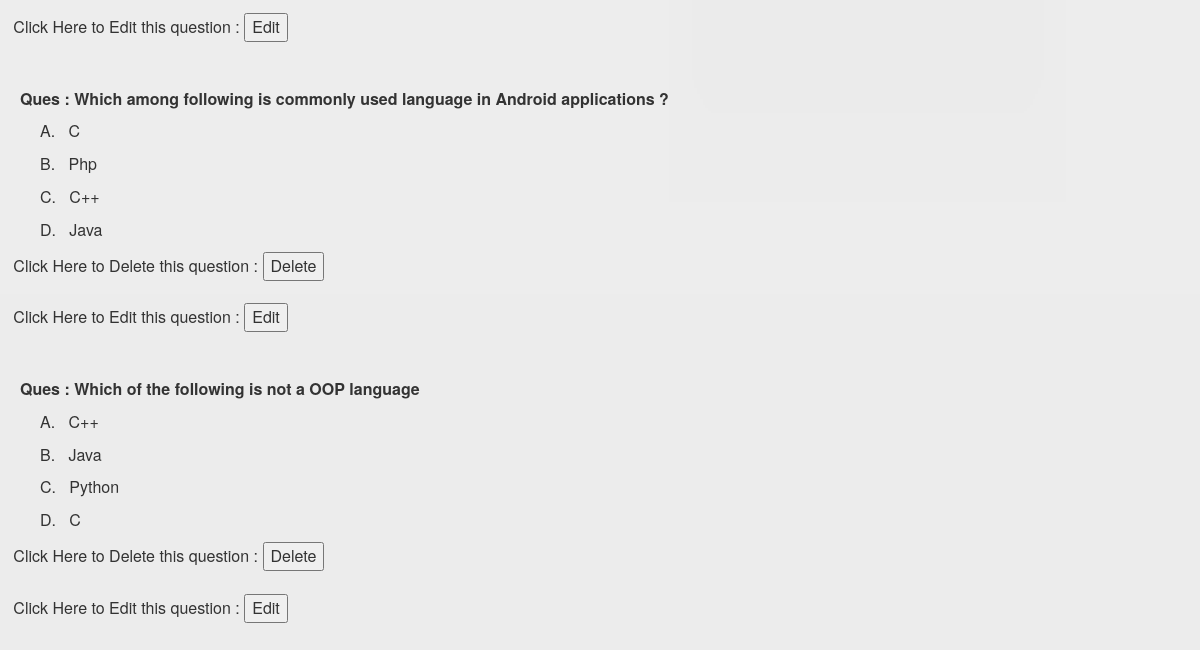
The page /testapp/viewQuestion/ (signed in, lower part) on the database as committed earlier.
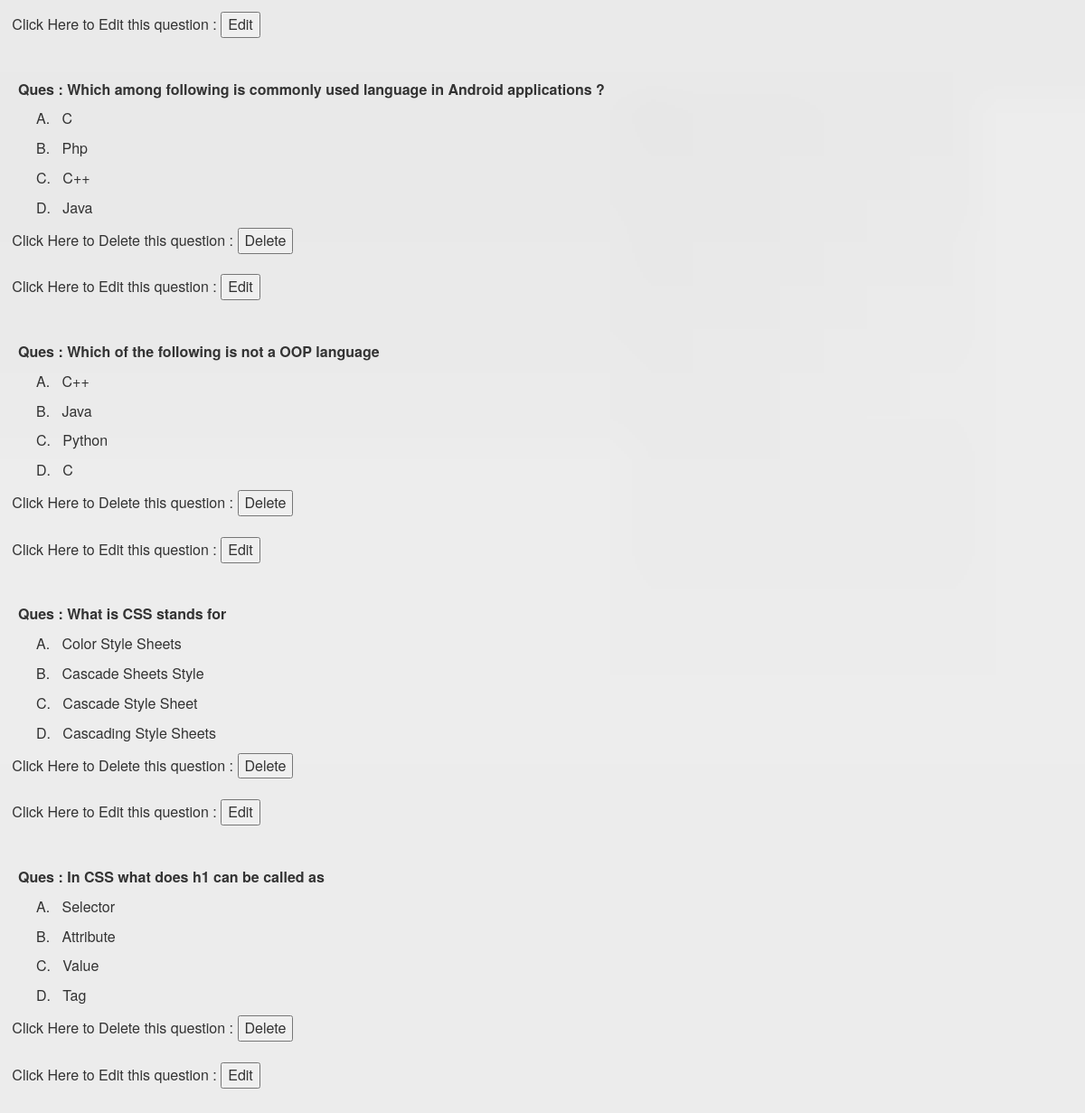
The same page on the database as committed later.
### testapp/models.py (models this page shows, shortened)
class Question(models.Model):
    question = models.CharField(max_length=200)
    A = models.CharField(max_length=200)
    B = models.CharField(max_length=200)
    C = models.CharField(max_length=200)
    D = models.CharField(max_length=200)
    answer = models.CharField(max_length=10)

### testapp/views.py (the view)
# urls.py: path('viewQuestion/',viewQuestion,name='viewQuestion'),
def viewQuestion(request):
    if request.user.is_staff:
        questions = Question.objects.all()
        count = questions.count()
        data={'questions' : questions,'total':count}
        return render(request,'testapp/view-question.html',data)
    else:
        return redirect('home:home')

### templates/testapp/view-question.html (shortened to what this page needs)
{% extends 'home/base.html' %}
{% block body %}
    <br>
    <br>
    {% for ques in questions %}
        <div id="q">
        <p id="question"><b>Ques : {{ ques.question }}</b></p>
        <p id="option">A. &nbsp; {{ ques.A }}</p>
        <p id="option">B. &nbsp; {{ ques.B }}</p>
        <p id="option">C. &nbsp; {{ ques.C }}</p>
        <p id="option">D. &nbsp; {{ ques.D }}</p>
        <form method="post" action ="{% url 'test:deleteQuestion' pk=ques.id%}">    &nbsp;&nbsp;
            Click Here to Delete this question : <input type="submit" value="Delete">
        </form>
        <br/>
        <form method="post" action ="{% url 'test:updateQuestion' pk=ques.id%}">    &nbsp;&nbsp;
            Click Here to Edit this question : <input type="submit" value="Edit">
        </form>
        <br><br>
        </div>
    {% endfor %}
 {% endblock %}

### templates/home/base.html (shortened to what this page needs)
<!doctype html>
{% load static %}
<html lang="en">
  <head>
    <link rel="stylesheet" href="https://maxcdn.bootstrapcdn.com/bootstrap/3.3.6/css/bootstrap.min.css">
    <link rel="stylesheet" type="text/css" href="{% static 'css/style.css' %}">
    <link rel="stylesheet" href="https://cdnjs.cloudflare.com/ajax/libs/font-awesome/4.7.0/css/font-awesome.min.css">
  </head>
  <body>
    {% block body %}
    {% endblock %}
  </body>
</html>

### static/css/style.css (style rules this page uses)
body, html { height: 100%; width: 100%; margin: 0; }
body { background-image: url("images/background.jfif"); background-position: center; background-size: cover; background-repeat: repeat-y; }

### templates/testapp/view-question.html (style rules this page uses)
#q { font-size: medium; }
#question { margin-left: 20px; }

Rows that differ between the two databases and show on the page:
added Question: question "What is CSS stands for", A "Color Style Sheets", B "Cascade Sheets Style", C "Cascade Style Sheet", D "Cascading Style Sheets"
added Question: question "In CSS what does h1 can be called as", A "Selector", B "Attribute", C "Value", D "Tag"
